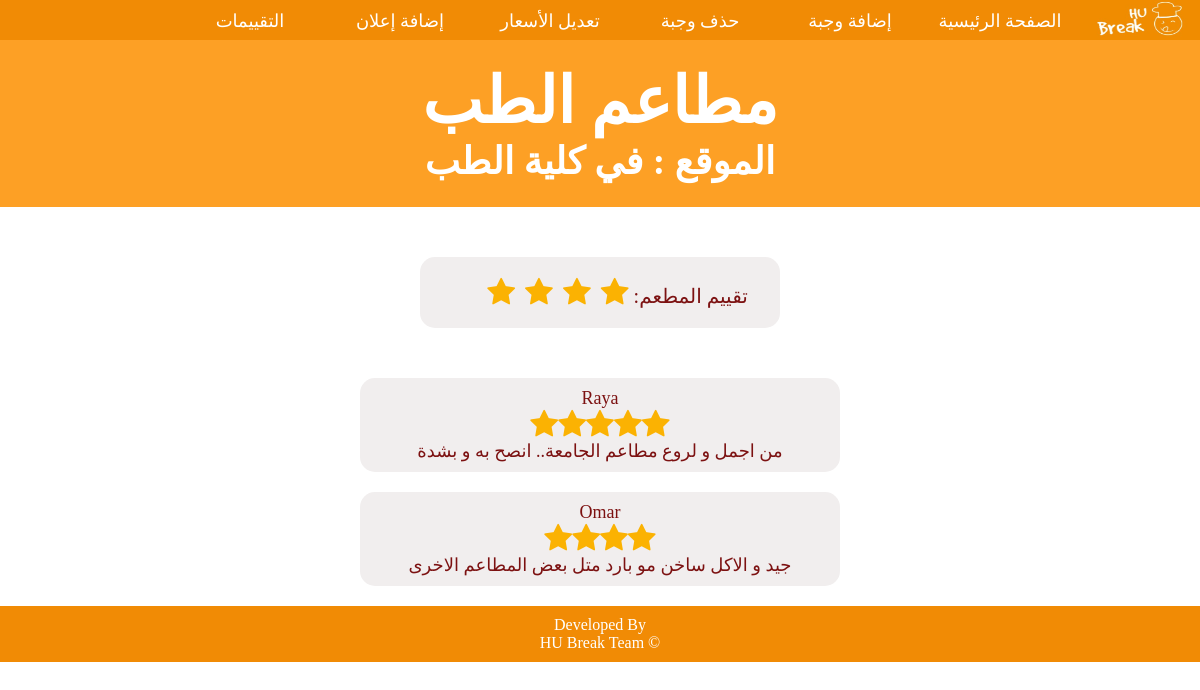
/Admin/ReviewsMedicine.php (signed in), run on the app's committed database.
### tables this page shows
CREATE TABLE `rate` (
  `ID` int(11) NOT NULL,
  `CustomerID` int(11) NOT NULL,
  `ResturantID` int(11) NOT NULL,
  `Rate` int(11) NOT NULL,
  `Comment` varchar(255) DEFAULT NULL
);

CREATE TABLE `customers` (
  `ID` int(11) NOT NULL,
  `Name` varchar(255) NOT NULL,
  `Email` varchar(255) NOT NULL,
  `Password` varchar(255) NOT NULL
);

### Admin/ReviewsMedicine.php (the view, shortened to what this page needs)
<!DOCTYPE html>
<html>
<head>
    <link rel="stylesheet" href="https://maxcdn.bootstrapcdn.com/font-awesome/4.3.0/css/font-awesome.min.css">
</head>
<body>
    <nav class="menu-bar">
        <img src="logo.jpg" class="logo">
        <ul>
            <li class="rest"><a href=" #">التقييمات</a>
            </li>
            <li class="rest"><a href=" #">إضافة إعلان</a>
            </li>
            <li class="rest"><a href=" #">تعديل الأسعار</a>
            </li>
            <li class="rest"><a href=" #">حذف وجبة</a>
            </li>
            <li class="rest"><a href=" #">إضافة وجبة</a>
            </li>
            <li><a href="Admin.html">الصفحة الرئيسية</a></li>
        </ul>
    </nav>
    <div class="intro">
        <h1>مطاعم الطب</h1>
        <h3>الموقع : في كلية الطب</h3>
    </div>
    <div class="total-rate">
        <?php
        if (!$database = mysqli_connect("localhost", "root", "12345678", "hubreak2_db"))
            die("Sorry, could not connect to the server.");
        extract($_POST);
        $query = "select rate from rate where ResturantID=3";
        $result = mysqli_query($database, $query);
        $total = 0;
        $count = 0;
        while ($row = mysqli_fetch_assoc($result)) {
            $total += $row['rate'];
            $count++;
        }
        $avg = $total / $count;
        if ($avg >= 1) {
            print("<input type='radio' name='s' class='rating3' disabled checked><span class='star3'></span>");
        }
        if ($avg >= 2) {
            print("<input type='radio' name='s' class='rating3' disabled checked><span class='star3'></span>");
        }
        if ($avg >= 3) {
            print("<input type='radio' name='s' class='rating3' disabled checked><span class='star3'></span>");
        }
        if ($avg >= 4) {
            print("<input type='radio' name='s' class='rating3' disabled checked><span class='star3'></span>");
        }
        print("<span>:تقييم المطعم</span>");
        ?>
    </div>
    <?php
    if (!$database = mysqli_connect("localhost", "root", "12345678", "hubreak2_db"))
        die("Sorry, could not connect to the server.");
    extract($_POST);
    $query = "select Name,rate,comment from rate,customers where customers.ID=rate.customerID and resturantID=3";
    if (!$result = mysqli_query($database, $query))
        die("wrong query");
    while ($row = mysqli_fetch_row($result)) {
        $x = 0;
        print("<div class='rate'>");
        foreach ($row as $value) {
            if ($x == 1) {
                if ($value >= 1) {
                    print("<input type='radio' name='s' class='show' disabled checked><span class='star2'></span>");
                }
                if ($value >= 2) {
                    print("<input type='radio' name='s' class='show' disabled checked><span class='star2'></span>");
                }
                if ($value >= 3) {
                    print("<input type='radio' name='s' class='show' disabled checked><span class='star2'></span>");
                }
                if ($value >= 4) {
                    print("<input type='radio' name='s' class='show' disabled checked><span class='star2'></span>");
                }
                if ($value >= 5) {
                    print("<input type='radio' name='s' class='show' disabled checked><span class='star2'></span>");
                }
                print("<br>");
            } else {
                print("<span class='text'>$value</span><br>");
            }
            $x++;
        }
        print("</div>");
    }
    ?>
    <footer>
        <p>Developed By</p>
        <p>HU Break Team &copy;</p>
    </footer>
</body>
</html>

### Admin/ReviewsMedicine.php (style rules this page uses)
* { margin: 0; padding: 0; font-family: 'Times New Roman', Times, serif; box-sizing: border-box; }
body { color: rgb(124, 17, 17); background-attachment: fixed; }
.menu-bar { background: #f18b05; text-align: right; height: 40px; margin-right: 10%; padding-right: 5px; font-size: large; }
.menu-bar ul { display: inline-flex; list-style: none; color: #fff; }
.menu-bar ul li { width: 150px; margin: 0px; padding: 10px 0px; text-align: center; }
.menu-bar ul li a { text-decoration: none; color: #fff; }
.logo { width: 10%; height: 40px; right: 0; position: absolute; }
h1, h2, h3 { text-align: center; }
footer { background: #f18b05; color: white; text-align: center; padding: 10px; }
.intro { background-color: #fda025; width: 100%; color: white; padding: 2% 0; font-size: xx-large; }
.total-rate { width: 30%; border-radius: 15px; background-color: rgb(241, 238, 238); font-size: 20px; padding: 20px; padding-left: 50px; text-align: center; margin: 50px auto; }
.star3 { font-family: FontAwesome; font-size: 30px; color: #FBB202; cursor: pointer; margin: 0; padding: 5px; }
.star3::after { content: '\f005'; }
.rate { width: 40%; height: auto; border-radius: 15px; background-color: rgb(241, 238, 238); font-size: 18px; padding: 10px; margin: 20px auto; text-align: center; }
.star2 { display: inline-block; font-family: FontAwesome; font-size: 30px; color: #FBB202; cursor: pointer; margin: 0; padding: 0; }
.star2::after { content: '\f005'; }

### data on the page
rate: CustomerID.Name "Raya", Rate 5 (drawn), Comment "من اجمل و لروع مطاعم الجامعة.. انصح به و بشدة"
rate: CustomerID.Name "Omar", Rate 4 (drawn), Comment "جيد و الاكل ساخن مو بارد متل بعض المطاعم الاخرى"
